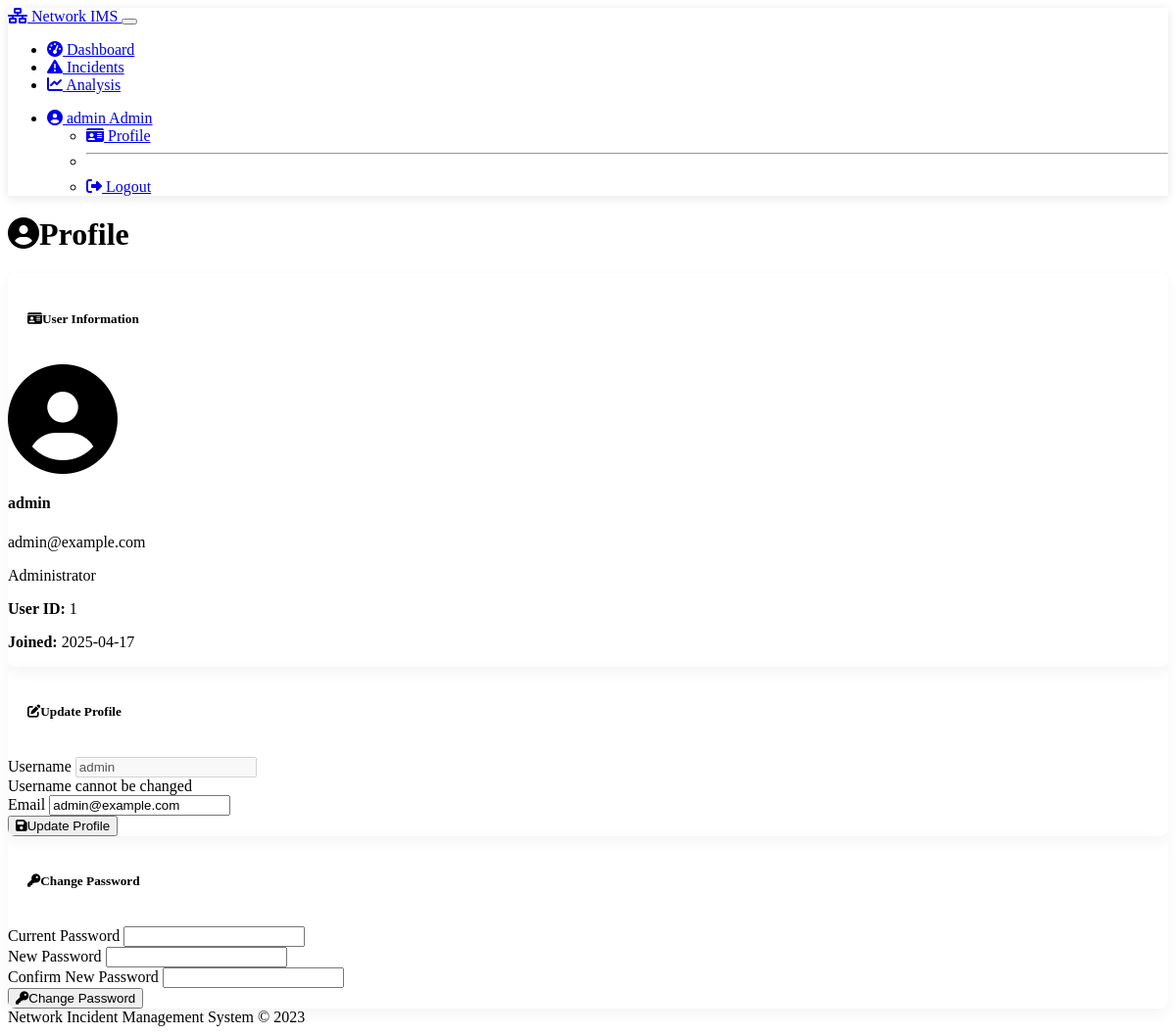
Screenshot of /profile (signed in) with the database file from the repository.
### models.py (models this page shows, shortened)
class User(db.Model, UserMixin):
    __tablename__ = 'users'
    id = db.Column(db.Integer, primary_key=True)
    username = db.Column(db.String(64), unique=True, nullable=False)
    email = db.Column(db.String(120), unique=True, nullable=False)
    password_hash = db.Column(db.String(256))
    role = db.Column(db.String(20), default='support_engineer')  # admin or support_engineer
    team_id = db.Column(db.Integer, db.ForeignKey('teams.id', ondelete='SET NULL'), nullable=True)
    created_at = db.Column(db.DateTime, default=func.now())
    team = db.relationship('Team', backref=db.backref('members', lazy='dynamic'))
    incidents_reported = db.relationship('Incident', backref='reporter', foreign_keys='Incident.reporter_id')
    incidents_assigned = db.relationship('Incident', backref='assignee', foreign_keys='Incident.assignee_id')
    updates = db.relationship('IncidentUpdate', backref='user')

### auth.py (the view)
@auth_bp.route('/profile')
@login_required
def profile():
    return render_template('profile.html')

### templates/profile.html
{% extends 'base.html' %}
{% block content %}
<div class="row mb-4">
    <div class="col">
        <h1 class="display-5 mb-4">
            <i class="fas fa-user-circle me-2"></i>Profile
        </h1>
    </div>
</div>
<div class="row">
    <div class="col-lg-4 mb-4">
        <div class="card">
            <div class="card-header bg-dark">
                <h5 class="card-title mb-0">
                    <i class="fas fa-id-card me-2"></i>User Information
                </h5>
            </div>
            <div class="card-body text-center">
                <div class="mb-3">
                    <i class="fas fa-user-circle fa-7x text-primary"></i>
                </div>
                <h4>{{ current_user.username }}</h4>
                <p class="text-muted">{{ current_user.email }}</p>
                <div class="mb-3">
                    {% if current_user.role == 'admin' %}
                        <span class="badge bg-danger">Administrator</span>
                    {% else %}
                        <span class="badge bg-info">Support Engineer</span>
                    {% endif %}
                </div>
                <div class="text-start">
                    <p><strong>User ID:</strong> {{ current_user.id }}</p>
                    <p><strong>Joined:</strong> {{ current_user.created_at.strftime('%Y-%m-%d') }}</p>
                </div>
            </div>
        </div>
    </div>
    <div class="col-lg-8">
        <div class="card mb-4">
            <div class="card-header bg-dark">
                <h5 class="card-title mb-0">
                    <i class="fas fa-edit me-2"></i>Update Profile
                </h5>
            </div>
            <div class="card-body">
                <form action="{{ url_for('auth.update_profile') }}" method="POST">
                    <div class="mb-3">
                        <label for="username" class="form-label">Username</label>
                        <input type="text" class="form-control" id="username" value="{{ current_user.username }}" disabled>
                        <div class="form-text">Username cannot be changed</div>
                    </div>
                    <div class="mb-3">
                        <label for="email" class="form-label">Email</label>
                        <input type="email" class="form-control" id="email" name="email" value="{{ current_user.email }}">
                    </div>
                    <div class="d-grid gap-2">
                        <button type="submit" class="btn btn-primary">
                            <i class="fas fa-save me-2"></i>Update Profile
                        </button>
                    </div>
                </form>
            </div>
        </div>
        <div class="card">
            <div class="card-header bg-dark">
                <h5 class="card-title mb-0">
                    <i class="fas fa-key me-2"></i>Change Password
                </h5>
            </div>
            <div class="card-body">
                <form action="{{ url_for('auth.update_profile') }}" method="POST">
                    <div class="mb-3">
                        <label for="current_password" class="form-label">Current Password</label>
                        <input type="password" class="form-control" id="current_password" name="current_password" required>
                    </div>
                    <div class="mb-3">
                        <label for="new_password" class="form-label">New Password</label>
                        <input type="password" class="form-control" id="new_password" name="new_password" required>
                    </div>
                    <div class="mb-3">
                        <label for="confirm_password" class="form-label">Confirm New Password</label>
                        <input type="password" class="form-control" id="confirm_password" name="confirm_password" required>
                    </div>
                    <div class="d-grid gap-2">
                        <button type="submit" class="btn btn-danger">
                            <i class="fas fa-key me-2"></i>Change Password
                        </button>
                    </div>
                </form>
            </div>
        </div>
    </div>
</div>
{% endblock %}

### templates/base.html (shortened to what this page needs)
<!DOCTYPE html>
<html lang="en" data-bs-theme="dark">
<head>
    <link rel="stylesheet" href="https://cdn.replit.com/agent/bootstrap-agent-dark-theme.min.css">
    <link rel="stylesheet" href="{{ url_for('static', filename='css/custom.css') }}">
    <link rel="stylesheet" href="https://cdnjs.cloudflare.com/ajax/libs/font-awesome/6.4.0/css/all.min.css">
</head>
<body>
    <nav class="navbar navbar-expand-lg navbar-dark bg-dark">
        <div class="container-fluid">
            <a class="navbar-brand" href="{{ url_for('home') }}">
                <i class="fas fa-network-wired me-2"></i>
                Network IMS
            </a>
            <button class="navbar-toggler" type="button" data-bs-toggle="collapse" data-bs-target="#navbarNav" aria-controls="navbarNav" aria-expanded="false" aria-label="Toggle navigation">
            </button>
            <div class="collapse navbar-collapse" id="navbarNav">
                {% if current_user.is_authenticated %}
                <ul class="navbar-nav me-auto">
                    <li class="nav-item">
                        <a class="nav-link {% if request.endpoint == 'incident.dashboard' %}active{% endif %}" href="{{ url_for('incident.dashboard') }}">
                            <i class="fas fa-tachometer-alt me-1"></i> Dashboard
                        </a>
                    </li>
                    <li class="nav-item">
                        <a class="nav-link {% if request.endpoint == 'incident.list_incidents' %}active{% endif %}" href="{{ url_for('incident.list_incidents') }}">
                            <i class="fas fa-exclamation-triangle me-1"></i> Incidents
                        </a>
                    </li>
                    <li class="nav-item">
                        <a class="nav-link {% if request.endpoint == 'analysis.analysis_dashboard' %}active{% endif %}" href="{{ url_for('analysis.analysis_dashboard') }}">
                            <i class="fas fa-chart-line me-1"></i> Analysis
                        </a>
                    </li>
                </ul>
                <ul class="navbar-nav">
                    <li class="nav-item dropdown">
                        <a class="nav-link dropdown-toggle" href="#" id="navbarDropdown" role="button" data-bs-toggle="dropdown" aria-expanded="false">
                            <i class="fas fa-user-circle me-1"></i> {{ current_user.username }}
                            {% if current_user.role == 'admin' %}
                            <span class="badge bg-danger ms-1">Admin</span>
                            {% else %}
                            <span class="badge bg-info ms-1">Support</span>
                            {% endif %}
                        </a>
                        <ul class="dropdown-menu dropdown-menu-end" aria-labelledby="navbarDropdown">
                            <li><a class="dropdown-item" href="{{ url_for('auth.profile') }}"><i class="fas fa-id-card me-2"></i> Profile</a></li>
                            <li><hr class="dropdown-divider"></li>
                            <li><a class="dropdown-item" href="{{ url_for('auth.logout') }}"><i class="fas fa-sign-out-alt me-2"></i> Logout</a></li>
                        </ul>
                    </li>
                </ul>
                {% endif %}
            </div>
        </div>
    </nav>
    <main class="container mt-4">
        {% block content %}{% endblock %}
    </main>
    <footer class="footer mt-5 py-3 bg-dark">
        <div class="container text-center">
            <span class="text-muted">Network Incident Management System &copy; 2023</span>
        </div>
    </footer>
</body>
</html>

### static/css/custom.css (style rules this page uses)
.navbar-dark { box-shadow: 0 2px 10px rgba(0, 0, 0, 0.1); }
.card { box-shadow: 0 5px 15px rgba(0, 0, 0, 0.05); border-radius: 8px; overflow: hidden; border: none; }
.card-header { border-bottom: none; padding: 1rem 1.25rem; }

### rows the page displays
User: username "admin", email "admin@example.com", id "1", created_at "2025-04-17"
